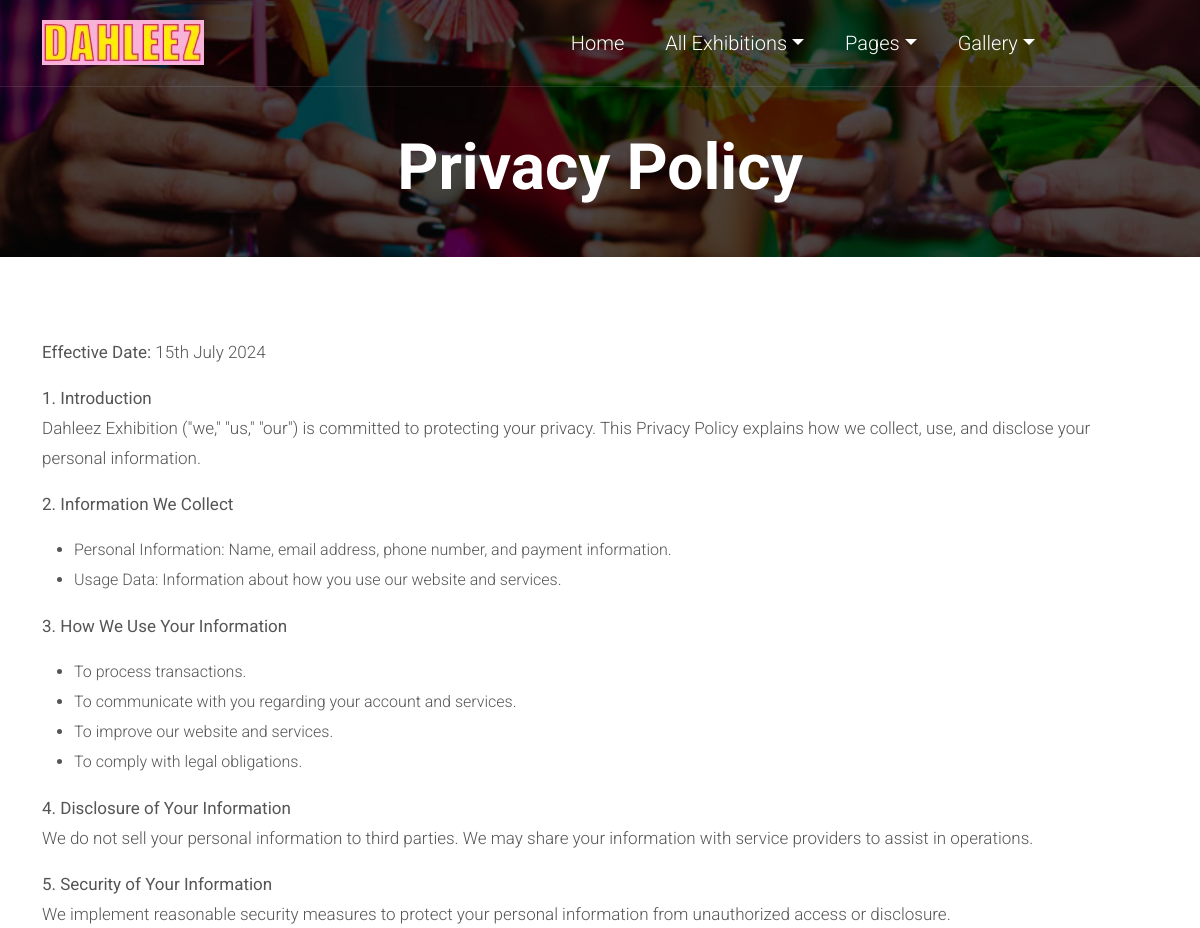
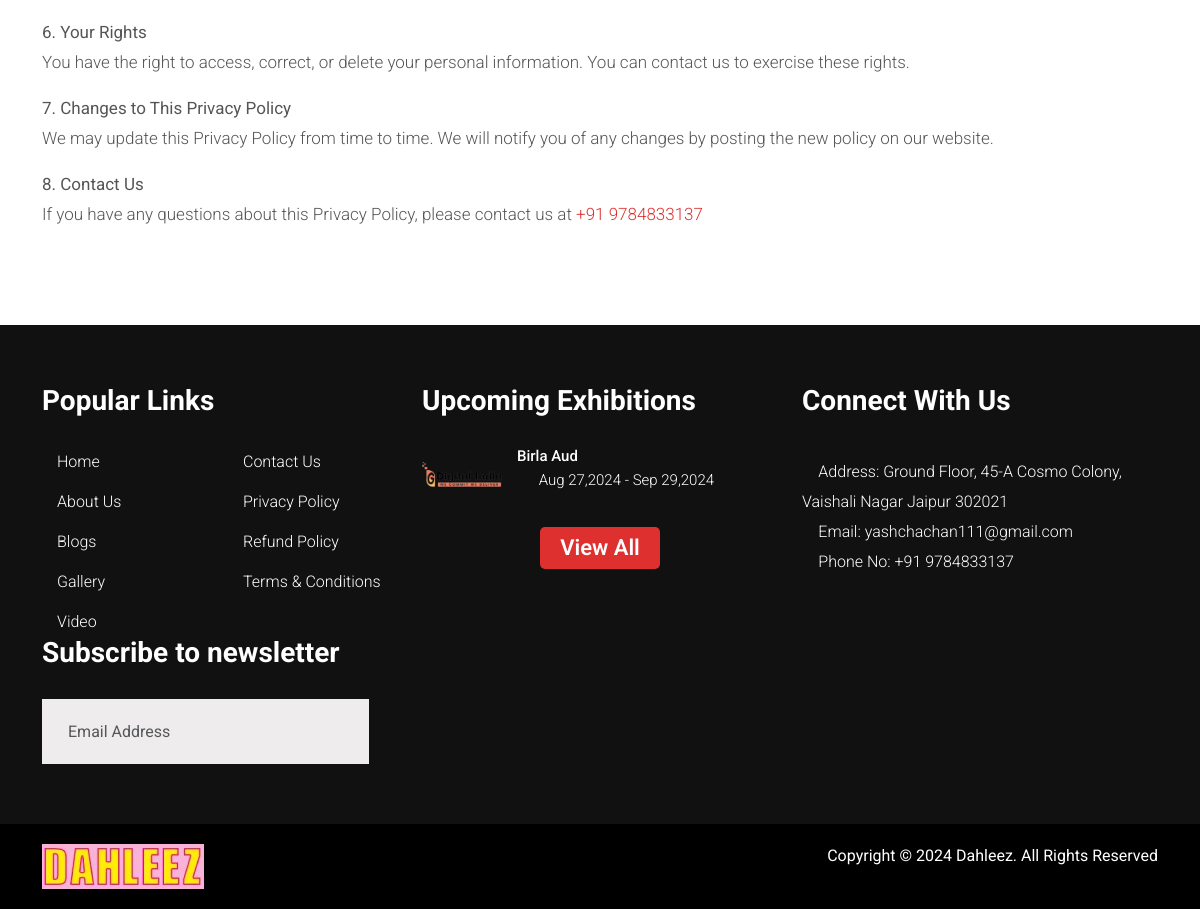
Screenshot of /privacy-policy with the database file from the repository (2 pictures, top to bottom).
### tables this page shows
CREATE TABLE `pages` (
  `id` int(11) NOT NULL,
  `name` varchar(50) NOT NULL,
  `title` varchar(500) NOT NULL,
  `image` varchar(50) NOT NULL,
  `content` text NOT NULL,
  `content2` text NOT NULL
);

CREATE TABLE `exhibition` (
  `id` int(11) NOT NULL,
  `name` varchar(255) NOT NULL,
  `link` varchar(500) NOT NULL,
  `description` text NOT NULL,
  `email` varchar(255) NOT NULL,
  `phone` varchar(15) DEFAULT NULL,
  `image` varchar(500) NOT NULL,
  `featured_image` varchar(500) NOT NULL,
  `images` longtext NOT NULL,
  `venue` varchar(255) NOT NULL,
  `featured` varchar(20) DEFAULT NULL,
  `start_date` date NOT NULL,
  `end_date` date NOT NULL,
  `status` int(11) NOT NULL DEFAULT '1'
);

### application/controllers/Home.php (called while the page is built, shortened)
<?php
class Home extends CI_Controller
{
	function __construct()
	{
		$this->load->model('Blog_model');
		$this->load->model('Product_model');
		$this->load->model('User_model');
		$this->load->model('Order_model');
		$this->Global = $this->Global_model->getdata();
		$this->Global['blogs'] = $this->Blog_model->getblogs();
		$this->Global['categories'] = $this->Product_model->getmaincategories();
		$this->Global['sliders'] = $this->Global_model->getactivesliders();
		$this->Global['exhibitions'] = $this->Product_model->getexhibitions();
		$this->Global['featuredexhibitions'] = $this->Product_model->getfeaturedexhibitions();
		$this->Global['upcomingexhibitions'] = $this->Product_model->getupcomingexhibitions();
		$this->Global['reviews'] = $this->Global_model->getactivereviews();
		$this->Global['coupons'] = $this->Global_model->getactivecoupons();
		$this->Global['brands'] = $this->Global_model->getbrands("1");
	}
    public function privacy()
	{
	    $this->Global['page'] = $this->Global_model->getpage("privacy")[0];
		$this->load->view('front/page', $this->Global);
	}
}

### index.php (called while the page is built, shortened)
<?php
require_once BASEPATH.'core/CodeIgniter.php';

### application/models/Global_model.php (called while the page is built, shortened)
<?php
class Global_model extends CI_Model {
        public function getpage($link)
        {
                $query = $this->db->query("Select * from pages where name=\"$link\"");
                return $query->result_array();
        }
}

### application/models/Product_model.php (called while the page is built, shortened)
<?php
class Product_model extends CI_Model
{
    public function getmaincategories()
    {
        $this->db->where('parent', "");
        $query = $this->db->get('category');
        return $query->result_array();
    }
    public function getexhibitions()
    {
        $query = $this->db->get('exhibition');
        return $query->result_array();
    }
    public function getupcomingexhibitions()
    {
        $current_date = date('Y-m-d');
        $this->db->where('start_date >', $current_date);
        $query = $this->db->get('exhibition');
        return $query->result_array();
    }
}

### application/views/front/page.php (the view)
<?php include('header.php'); ?>
<section class="inner-pages text-center">
    <div class="container">
        <div class="white_text div_zindex">
            <h1 class="page_title"><?=$page['title']?></h1>
        </div>
    </div>
    <div class="dark-overlay"></div>
</section>
<section class="our_articles single_article">
    <div class="container">
        <div class="row">
            <div class="col-sm-12">
                <?=$page['content']?>
            </div>
        </div>
    </div>
</section>
<?php include('footer.php'); ?>

### application/views/front/footer.php (shortened to what this page needs)
<footer class="secondary-bg footer-td">
    <div class="container">
        <div class="row">
            <div class="col-md-4 popular-link">
                <h5>Popular Links</h5>
                <div class="menu-footer-menu-container">
                    <ul id="menu-footer-menu" class="menu" style="columns:2">
                        <li id="menu-item-2462"
                            class="menu-item menu-item-type-post_type menu-item-object-page menu-item-2462"><a
                                class="js-target-scroll" href="<?=base_url()?>">Home</a></li>
                        <li id="menu-item-2462"
                            class="menu-item menu-item-type-post_type menu-item-object-page menu-item-2462"><a
                                class="js-target-scroll" href="<?=base_url('about')?>">About Us</a></li>
                        <li id="menu-item-2464"
                            class="menu-item menu-item-type-post_type menu-item-object-page menu-item-2464"><a
                                class="js-target-scroll" href="<?=base_url('blog')?>">Blogs</a></li>
                        <li id="menu-item-2394"
                            class="menu-item menu-item-type-custom menu-item-object-custom menu-item-2394"><a
                                class="js-target-scroll" href="<?=base_url('gallery')?>">Gallery</a></li>
                        <li id="menu-item-2395"
                            class="menu-item menu-item-type-custom menu-item-object-custom menu-item-2395"><a
                                class="js-target-scroll" href="<?=base_url('video')?>">Video</a></li>
                        <li id="menu-item-2463"
                            class="menu-item menu-item-type-post_type menu-item-object-page menu-item-2463"><a
                                class="js-target-scroll" href="<?=base_url('contact')?>">Contact Us</a></li>
                        <li id="menu-item-2463"
                            class="menu-item menu-item-type-post_type menu-item-object-page menu-item-2463"><a
                                class="js-target-scroll" href="<?=base_url('privacy-policy')?>">Privacy Policy</a></li>
                        <li id="menu-item-2463"
                            class="menu-item menu-item-type-post_type menu-item-object-page menu-item-2463"><a
                                class="js-target-scroll" href="<?=base_url('refund-policy')?>">Refund Policy</a></li>
                        <li id="menu-item-2463"
                            class="menu-item menu-item-type-post_type menu-item-object-page menu-item-2463"><a
                                class="js-target-scroll" href="<?=base_url('terms-conditions')?>">Terms & Conditions</a></li>
                    </ul>
                    <div class="col-sm-12">
                    <h5>Subscribe to newsletter</h5>
                    <?php include('newsletter.php') ?>
                </div>
                </div>
            </div>
            <div class="col-md-4 latest-newpost">
                <h5>Upcoming Exhibitions</h5>
                <ul class="latest-post">
                    <?php foreach($upcomingexhibitions as $footerexhibition){ ?>
                    <li class="post-wp">
                        <div class="post-img-wp">
                            <a href="<?=base_url('stalls/'.$footerexhibition['link'])?>">
                                <div class="post_img">
                                    <img src="<?=base_url('assets/front/images/'.$footerexhibition['image']);?>" style="width:80px; height:50px; object-fit:cover; object-position: top;"
                                        class="img-fluid center-block wp-post-image" alt=""></div>
                            </a>
                        </div>
                        <div class="content">
                            <h4><a href="<?=base_url('stalls/'.$footerexhibition['link'])?>"><?=$footerexhibition['name']?></a></h4>
                            <p><i class="fa fa-calendar"></i><?=date('M d,Y',strtotime($footerexhibition['start_date']))?> - <?=date('M d,Y',strtotime($footerexhibition['end_date']))?> </p>
                        </div>
                    </li>
                    <?php } ?>
                </ul>
                <li class="post-wp list-style-none text-center">
                        <a class="btn btn-danger" href="<?=base_url('exhibitions');?>" style="border-radius:5px; padding:10px 20px;">View All</a>
                </li>
            </div>
            <div class="col-md-4 footer-news">
                <h5 class="social-title">Connect With Us</h5>
                <ul class="social_links d-block">
                    <li><a href="#" style="font-size:16px"><i class="fa fa-location" aria-hidden="true"></i> Address: <?=$address?></a></li>
                    <li><a href="mailto:<?=$email?>" style="font-size:16px"><i class="fa fa-envelope" aria-hidden="true"></i> Email: <?=$email?></a></li>
                    <li><a href="tel:<?=$mobile?>" style="font-size:16px"><i class="fa fa-phone" aria-hidden="true"></i> Phone No: <?=$mobile?></a></li>
                </ul>
            </div>
        </div>
    </div>
</footer>
<footer class="secondary-bg footer-sd">
    <div class="container">
        <div class="row">
            <div class="col-md-3">
                <div class="logo">
                    <h3><a href="<?=base_url();?>"><img src="<?=base_url('assets/front/images/logo.webp')?>" alt=""></a></h3>
                </div>
            </div>
            <div class="col-md-9 copyright-text">
                Copyright © 2024 Dahleez. All Rights Reserved </div>
        </div>
    </div>
</footer>
</body>
</html>

### assets/front/css/custom.css (style rules this page uses)
.logo { text-align: left; }
#menu-footer-menu li { position: relative; }
#menu-footer-menu li a::after { left: 0px; }

### assets/front/switcher/css/color1.css (style rules this page uses)
a, a:hover, a:focus, .logo h3 a span, .logo h3 span, .navbar-default .navbar-nav > li > a:focus, .navbar-default .navbar-nav > li > a:hover, .navbar-default .navbar-nav > .active > a, .navbar-default .navbar-nav > .active > a:focus, .navbar-default .navbar-nav > .active > a:hover, .owl-buttons, .speakers_info h5, .speakers_follow_us ul li a:hover, #testimonial_slider .item h5, .panel-default > .panel-heading h4 a, .venue_info_box a:hover, .social_links li a:hover, .logo h3 a span, .logo h3 span, .footer_logo h3 a span, .footer_logo h3 span, .blog_meta p, .blog_wrap h3 a:hover, .blog_categories li a:hover, .widget_post_info h6 a:hover, .pagination > li > a, .pagination > li > span, .blog_wrap h5 a:hover, .btn-link, .speakers_style2 .speakers_follow_us ul li a:hover, #schedule .tab-content .nav-tabs li a.active, #schedule .tab-content .nav-tabs li:hover a { color:#de302f; fill: #de302f; }
.btn, .primary-bg, .red-overlay, ul.nav-tabs li a.active, ul.nav-tabs li a:hover, .nav-tabs li a:focus, .owl-pagination .owl-page.active, .back-top a, label.error.wobble-error, .demo_changer .demo-icon, .quote_post .blog_img blockquote, .pagination > .active > a, .pagination > .active > a:focus, .pagination > .active > a:hover, .pagination > .active > span, .pagination > .active > span:focus, .pagination > .active > span:hover, .share_article ul li:hover, .pricing_style2 .table_head, .schedule_style3 .schedule_wrap { background:#de302f; fill: #de302f; }
.latest-post .content p .fa { color: #de302f; }

### assets/front/switcher/css/color2.css (style rules this page uses)
a, a:hover, a:focus, .logo h3 a span, .logo h3 span, .navbar-default .navbar-nav > li > a:focus, .navbar-default .navbar-nav > li > a:hover, .navbar-default .navbar-nav > .active > a, .navbar-default .navbar-nav > .active > a:focus, .navbar-default .navbar-nav > .active > a:hover, .owl-buttons, .speakers_info h5, .speakers_follow_us ul li a:hover, #testimonial_slider .item h5, .panel-default > .panel-heading h4 a, .venue_info_box a:hover, .social_links li a:hover, .logo h3 a span, .logo h3 span, .footer_logo h3 a span, .footer_logo h3 span, .blog_meta p, .blog_wrap h3 a:hover, .blog_categories li a:hover, .widget_post_info h6 a:hover, .pagination > li > a, .pagination > li > span, .blog_wrap h5 a:hover, .btn-link, .speakers_style2 .speakers_follow_us ul li a:hover, #schedule .tab-content .nav-tabs li a.active, #schedule .tab-content .nav-tabs li:hover a { color:#f76d2b; fill: #f76d2b; }
.btn, .primary-bg, .red-overlay, ul.nav-tabs li a.active, ul.nav-tabs li a:hover, .nav-tabs li a:focus, .owl-pagination .owl-page.active, .back-top a, label.error.wobble-error, .demo_changer .demo-icon, .quote_post .blog_img blockquote, .pagination > .active > a, .pagination > .active > a:focus, .pagination > .active > a:hover, .pagination > .active > span, .pagination > .active > span:focus, .pagination > .active > span:hover, .share_article ul li:hover, .pricing_style2 .table_head, .schedule_style3 .schedule_wrap { background:#f76d2b; fill: #f76d2b; }
.latest-post .content p .fa { color: #f76d2b; }

### rows the page displays
pages: title "Privacy Policy", content "Effective Date: 15th July 2024 1. Introduction Dahleez Exhibition (\"we,\" \"us,\" \"our\") is committed to protecting your privacy. This Privacy Policy explains how we collect, use, and disclose your personal information. 2. Information We Collect Personal Information: Name, email address, phone number, and payment information. Usage Data: Information about how you use our website and services. 3. How We Use Your Information To process transactions. To communicate with you regarding your account and services. To improve our website and services. To comply with legal obligations. 4. Disclosure of Your Information We do not sell your personal information to third parties. We may share your…"
exhibition: image (picture), name "Birla Aud", start_date "Aug 27,2024", end_date "Sep 29,2024"

### other values shown
$address "Ground Floor, 45-A Cosmo Colony, Vaishali Nagar Jaipur 302021"
$email "yashchachan111@gmail.com"
$mobile "+91 9784833137"
